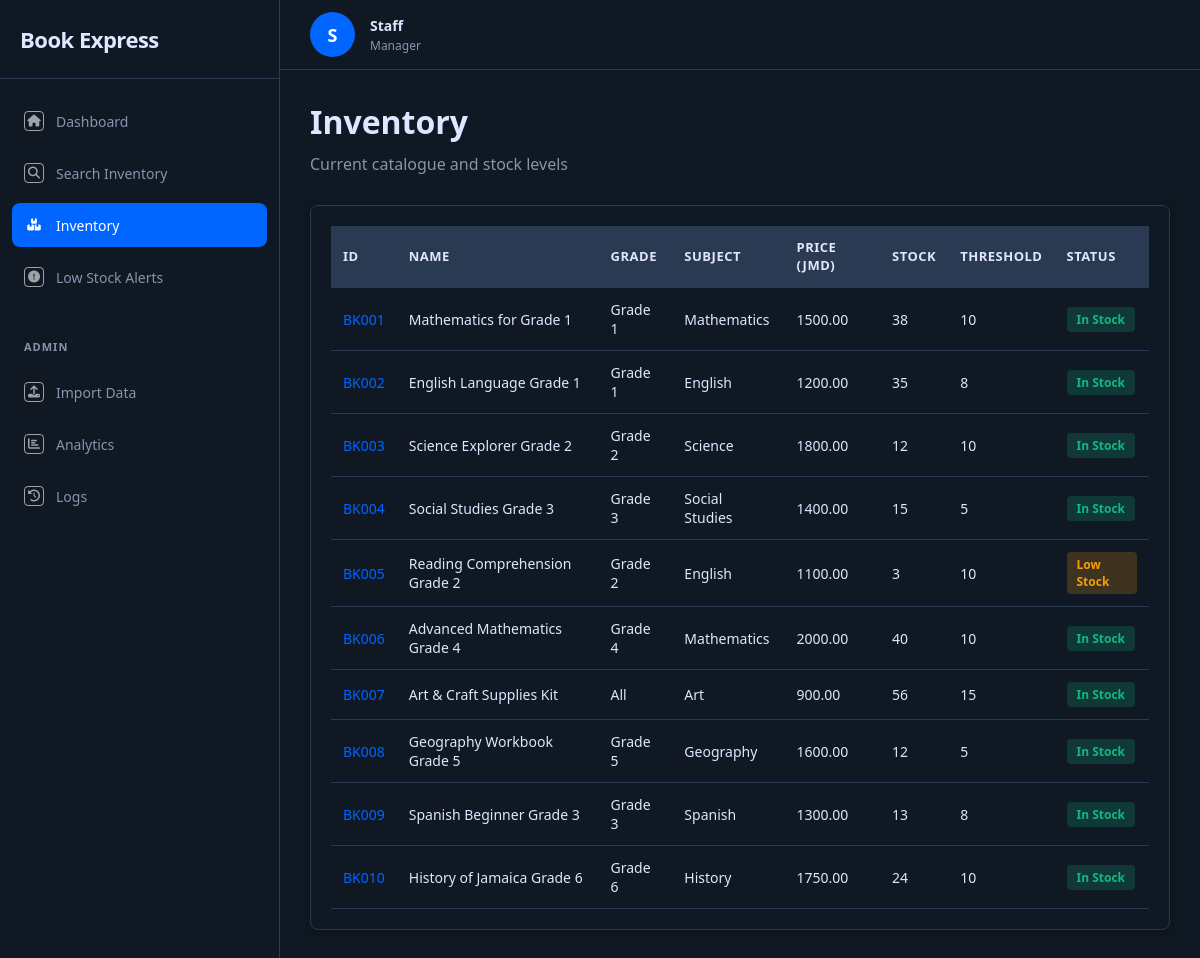
Before: /inventory with the older database file.
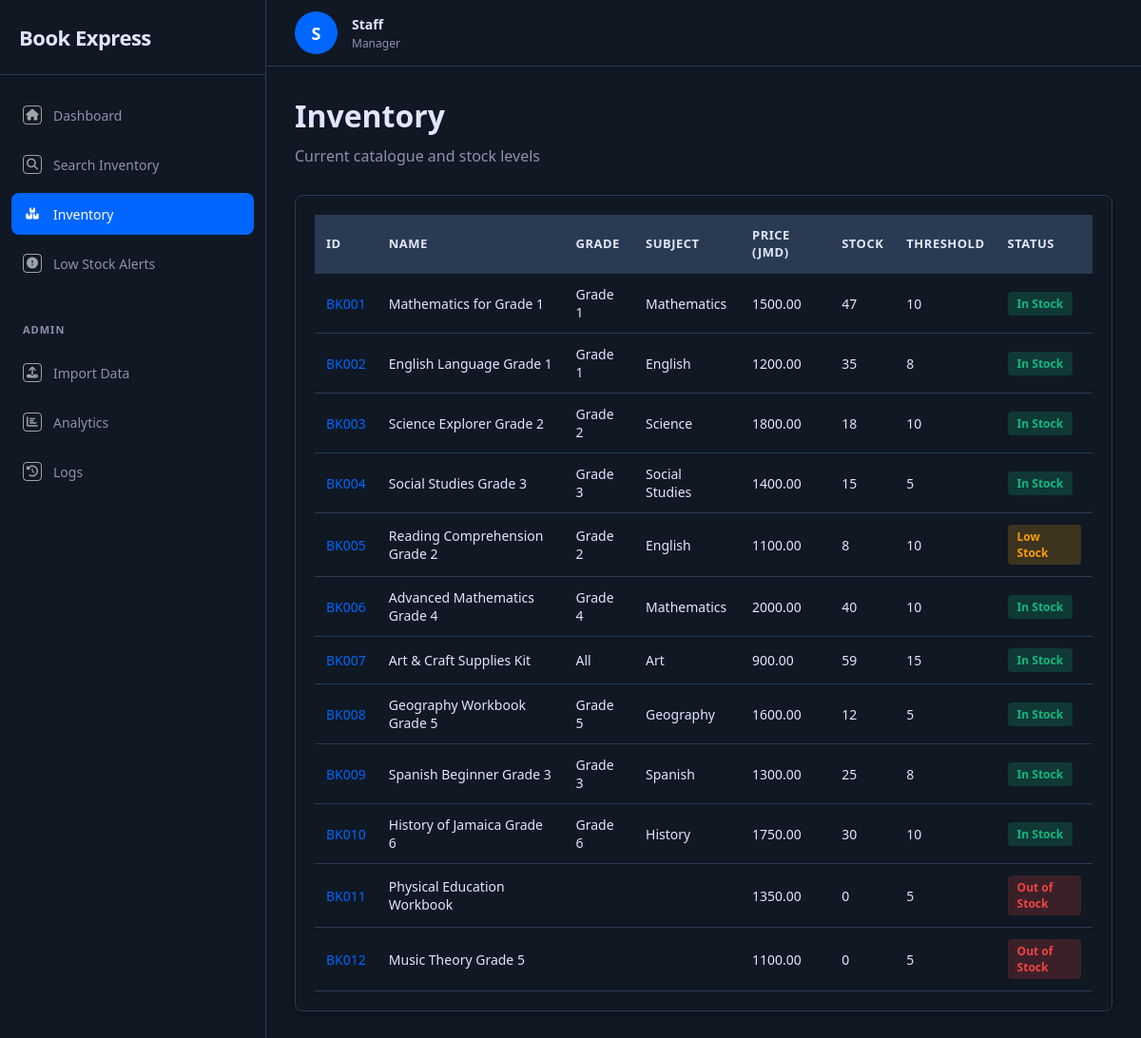
After: the same page with the newer database file.
### tables this page shows
CREATE TABLE inventory_item (
            item_id TEXT PRIMARY KEY,
            item_name TEXT NOT NULL,
            unit_price REAL NOT NULL DEFAULT 0.0,
            stock_quantity INTEGER NOT NULL DEFAULT 0,
            reorder_threshold INTEGER NOT NULL DEFAULT 5,
            grade TEXT,
            subject TEXT,
            availability_status TEXT DEFAULT 'In Stock'
        );

### app.py (the view)
@app.route("/inventory")
def inventory():
    items = InventoryItem.get_all()
    return render_template("inventory.html", items=items)

### database.py (called while the page is built)
def get_connection():
    conn = sqlite3.connect(DB_PATH)
    conn.row_factory = sqlite3.Row
    conn.execute("PRAGMA foreign_keys = ON")
    return conn

### entities/InventoryItem.py (called while the page is built)
    @staticmethod
    def get_all():
        conn = get_connection()
        rows = conn.execute("SELECT * FROM inventory_item ORDER BY item_id").fetchall()
        conn.close()
        return [InventoryItem(
            item_id=r["item_id"], item_name=r["item_name"],
            unit_price=r["unit_price"], stock_quantity=r["stock_quantity"],
            reorder_threshold=r["reorder_threshold"], grade=r["grade"],
            subject=r["subject"], availability_status=r["availability_status"]
        ) for r in rows]

### templates/inventory.html (shortened to what this page needs)
{% extends "base.html" %}
{% set active_page = 'inventory' %}
{% block content %}
<div class="section-header">
    <h1>Inventory</h1>
    <p>Current catalogue and stock levels</p>
</div>
<div class="catalogue-container">
    <div class="catalogue-table-wrapper">
        <table class="catalogue-table">
            <thead><tr><th>ID</th><th>Name</th><th>Grade</th><th>Subject</th><th>Price (JMD)</th><th>Stock</th><th>Threshold</th><th>Status</th></tr></thead>
            <tbody>
                {% for item in items %}
                <tr>
                    <td><a href="/item/{{ item.item_id }}" style="color:var(--primary-color);text-decoration:none">{{ item.item_id }}</a></td>
                    <td>{{ item.item_name }}</td><td>{{ item.grade }}</td><td>{{ item.subject }}</td>
                    <td>{{ "%.2f"|format(item.unit_price) }}</td><td>{{ item.stock_quantity }}</td><td>{{ item.reorder_threshold }}</td>
                    <td>{% if item.stock_quantity == 0 %}<span class="badge badge-red">Out of Stock</span>{% elif item.stock_quantity <= item.reorder_threshold %}<span class="badge badge-yellow">Low Stock</span>{% else %}<span class="badge badge-green">In Stock</span>{% endif %}</td>
                </tr>
                {% endfor %}
            </tbody>
        </table>
    </div>
</div>
{% endblock %}

Changed rows visible on the page:
changed inventory_item "BK001": stock_quantity "38" → "47"
changed inventory_item "BK003": stock_quantity "12" → "18"
changed inventory_item "BK005": stock_quantity "3" → "8"
changed inventory_item "BK007": stock_quantity "56" → "59"
changed inventory_item "BK009": stock_quantity "13" → "25"
changed inventory_item "BK010": stock_quantity "24" → "30"
added inventory_item: item_id "BK011", item_name "Physical Education Workbook", unit_price "1350.00", stock_quantity "0", reorder_threshold "5", shows "Out of Stock"
added inventory_item: item_id "BK012", item_name "Music Theory Grade 5", unit_price "1100.00", stock_quantity "0", reorder_threshold "5", shows "Out of Stock"
